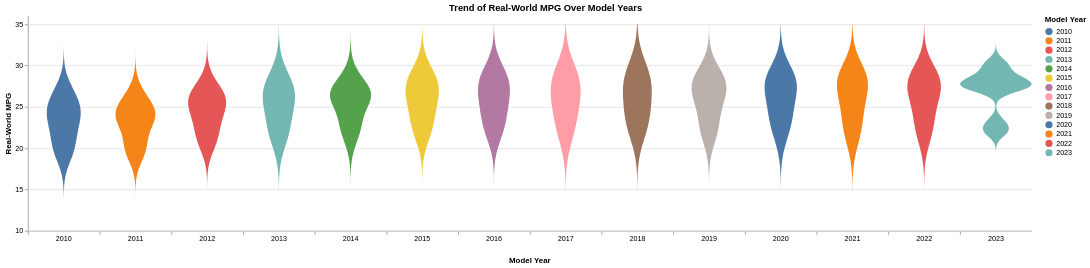

This figure's notebook cell:
### Markdown cell above
#### Step 4: Creating the Violin Plot

We can also create a Violing Plot to visualize the distribution of Real-World MPG over different Model Years.

### Code cell
violin_plot = alt.Chart(manufacturer_epa_df).transform_density(
    'Real-World MPG',
    as_=['Real-World MPG', 'density'],
    extent = [10, 35],
    groupby=['Model Year']
).mark_area(orient='horizontal').encode(
    alt.X('density:Q', stack='center', impute=None, title=None, axis=alt.Axis(labels=False, values=[0], grid=False, ticks=True)),
    alt.Y('Real-World MPG:Q', title="Real-World MPG"),
    alt.Color('Model Year:N', title="Model Year"),
    alt.Column('Model Year:N', spacing=0, header=alt.Header(titleOrient='bottom', labelOrient='bottom', labelPadding=0)),
    tooltip=[
        alt.Tooltip('Model Year:O', title="Model Year"),
        alt.Tooltip('density:Q', title="Density"),
        alt.Tooltip('Real-World MPG:Q', title="Real-World MPG", format=".3f")
    ]
)

violin_plot = violin_plot.properties(
    title=alt.TitleParams(
        text="Trend of Real-World MPG Over Model Years",
        anchor="middle"
    ),
    width = 100    
)

violin_plot = violin_plot.configure_view(stroke=None)

violin_plot

### Figure 1 — Vega-Lite specification as saved in the notebook (floating-point values rounded to 4 significant figures; data arrays with more than 128 entries replaced by an {"elided": "..."} marker saying what was removed)
{"config": {"view": {"continuousWidth": 300, "continuousHeight": 300, "stroke": null}}, "data": {"name": "data-37286fbe657fdab6e3985a373480bec5"}, "mark": {"type": "area", "orient": "horizontal"}, "encoding": {"color": {"field": "Model Year", "title": "Model Year", "type": "nominal"}, "column": {"field": "Model Year", "header": {"labelOrient": "bottom", "labelPadding": 0, "titleOrient": "bottom"}, "spacing": 0, "type": "nominal"}, "tooltip": [{"field": "Model Year", "title": "Model Year", "type": "ordinal"}, {"field": "density", "title": "Density", "type": "quantitative"}, {"field": "Real-World MPG", "format": ".3f", "title": "Real-World MPG", "type": "quantitative"}], "x": {"axis": {"grid": false, "labels": false, "ticks": true, "values": [0]}, "field": "density", "impute": null, "stack": "center", "title": null, "type": "quantitative"}, "y": {"field": "Real-World MPG", "title": "Real-World MPG", "type": "quantitative"}}, "title": {"text": "Trend of Real-World MPG Over Model Years", "anchor": "middle"}, "transform": [{"density": "Real-World MPG", "extent": [10, 35], "groupby": ["Model Year"], "as": ["Real-World MPG", "density"]}], "width": 100, "$schema": "https://vega.github.io/schema/vega-lite/v5.8.0.json", "datasets": {"data-37286fbe657fdab6e3985a373480bec5": {"elided": "196 records"}}}
